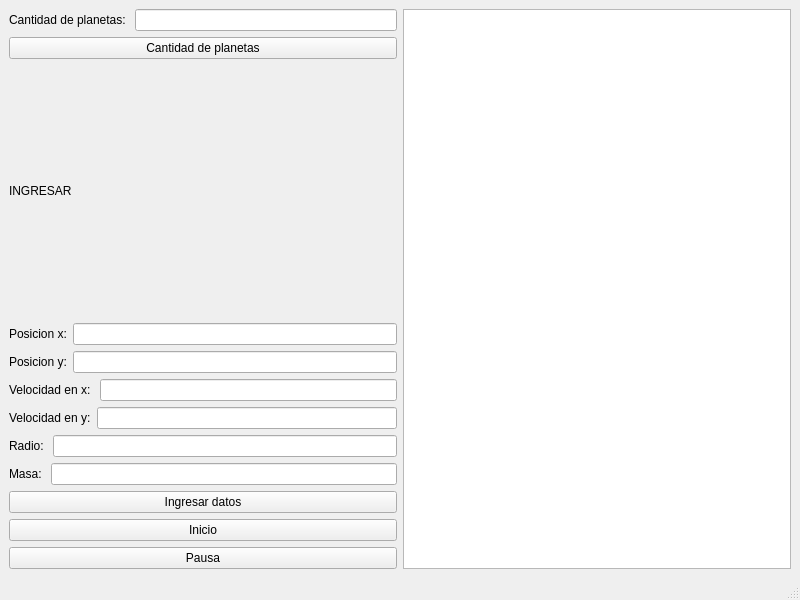
<?xml version="1.0" encoding="UTF-8"?>
<ui version="4.0">
 <class>MainWindow</class>
 <widget class="QMainWindow" name="MainWindow">
  <property name="geometry">
   <rect>
    <x>0</x>
    <y>0</y>
    <width>800</width>
    <height>600</height>
   </rect>
  </property>
  <property name="windowTitle">
   <string>MainWindow</string>
  </property>
  <widget class="QWidget" name="centralwidget">
   <layout class="QGridLayout" name="gridLayout_2">
    <item row="0" column="0">
     <layout class="QHBoxLayout" name="horizontalLayout_8">
      <item>
       <layout class="QGridLayout" name="gridLayout">
        <item row="3" column="0">
         <layout class="QHBoxLayout" name="horizontalLayout_2">
          <item>
           <widget class="QLabel" name="label">
            <property name="text">
             <string>Posicion x:</string>
            </property>
           </widget>
          </item>
          <item>
           <widget class="QLineEdit" name="posi_x"/>
          </item>
         </layout>
        </item>
        <item row="7" column="0">
         <layout class="QHBoxLayout" name="horizontalLayout_6">
          <item>
           <widget class="QLabel" name="label_5">
            <property name="text">
             <string>Radio: </string>
            </property>
           </widget>
          </item>
          <item>
           <widget class="QLineEdit" name="radio_line"/>
          </item>
         </layout>
        </item>
        <item row="10" column="0">
         <layout class="QVBoxLayout" name="verticalLayout">
          <item>
           <widget class="QPushButton" name="inicio">
            <property name="text">
             <string>Inicio</string>
            </property>
           </widget>
          </item>
          <item>
           <widget class="QPushButton" name="pausa">
            <property name="text">
             <string>Pausa</string>
            </property>
           </widget>
          </item>
         </layout>
        </item>
        <item row="4" column="0">
         <layout class="QHBoxLayout" name="horizontalLayout_3">
          <item>
           <widget class="QLabel" name="label_2">
            <property name="text">
             <string>Posicion y:</string>
            </property>
           </widget>
          </item>
          <item>
           <widget class="QLineEdit" name="posi_y"/>
          </item>
         </layout>
        </item>
        <item row="5" column="0">
         <layout class="QHBoxLayout" name="horizontalLayout_4">
          <item>
           <widget class="QLabel" name="label_3">
            <property name="text">
             <string>Velocidad en x: </string>
            </property>
           </widget>
          </item>
          <item>
           <widget class="QLineEdit" name="velocidad_x"/>
          </item>
         </layout>
        </item>
        <item row="1" column="0">
         <widget class="QPushButton" name="boton_cantidad_planetas_2">
          <property name="text">
           <string>Cantidad de planetas</string>
          </property>
         </widget>
        </item>
        <item row="6" column="0">
         <layout class="QHBoxLayout" name="horizontalLayout_5">
          <item>
           <widget class="QLabel" name="label_4">
            <property name="text">
             <string>Velocidad en y:</string>
            </property>
           </widget>
          </item>
          <item>
           <widget class="QLineEdit" name="velocidad_y"/>
          </item>
         </layout>
        </item>
        <item row="0" column="0">
         <layout class="QHBoxLayout" name="horizontalLayout">
          <item>
           <widget class="QLabel" name="label_7">
            <property name="text">
             <string>Cantidad de planetas: </string>
            </property>
           </widget>
          </item>
          <item>
           <widget class="QLineEdit" name="can_planetas"/>
          </item>
         </layout>
        </item>
        <item row="8" column="0">
         <layout class="QHBoxLayout" name="horizontalLayout_7">
          <item>
           <widget class="QLabel" name="label_6">
            <property name="text">
             <string>Masa: </string>
            </property>
           </widget>
          </item>
          <item>
           <widget class="QLineEdit" name="masa"/>
          </item>
         </layout>
        </item>
        <item row="2" column="0">
         <widget class="QLabel" name="label_8">
          <property name="text">
           <string>INGRESAR</string>
          </property>
         </widget>
        </item>
        <item row="9" column="0">
         <widget class="QPushButton" name="ingresar_datos">
          <property name="text">
           <string>Ingresar datos</string>
          </property>
         </widget>
        </item>
       </layout>
      </item>
      <item>
       <widget class="QGraphicsView" name="graphicsView">
        <property name="enabled">
         <bool>true</bool>
        </property>
       </widget>
      </item>
     </layout>
    </item>
   </layout>
  </widget>
  <widget class="QMenuBar" name="menubar">
   <property name="geometry">
    <rect>
     <x>0</x>
     <y>0</y>
     <width>800</width>
     <height>21</height>
    </rect>
   </property>
  </widget>
  <widget class="QStatusBar" name="statusbar"/>
 </widget>
 <resources/>
 <connections/>
</ui>
